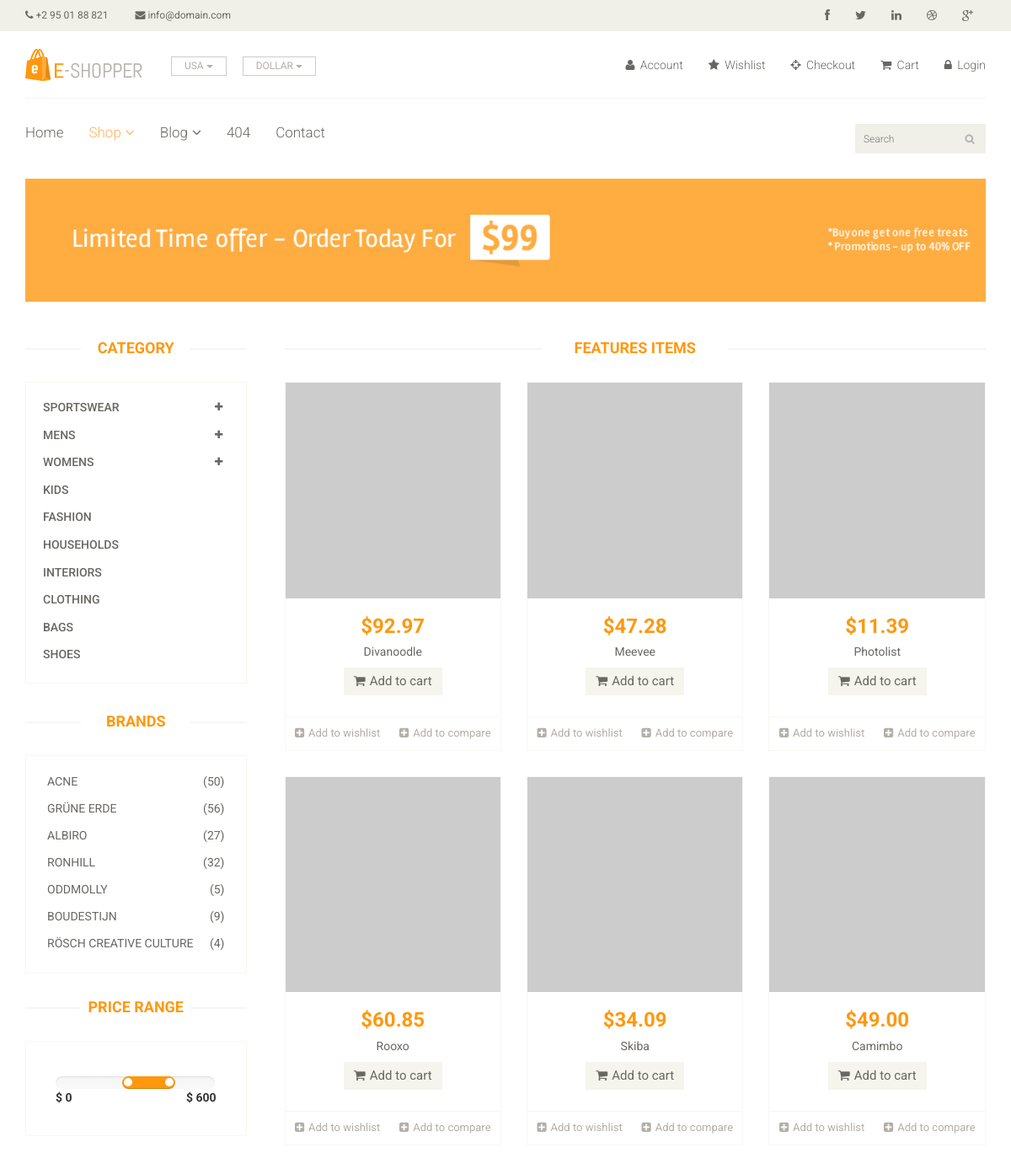
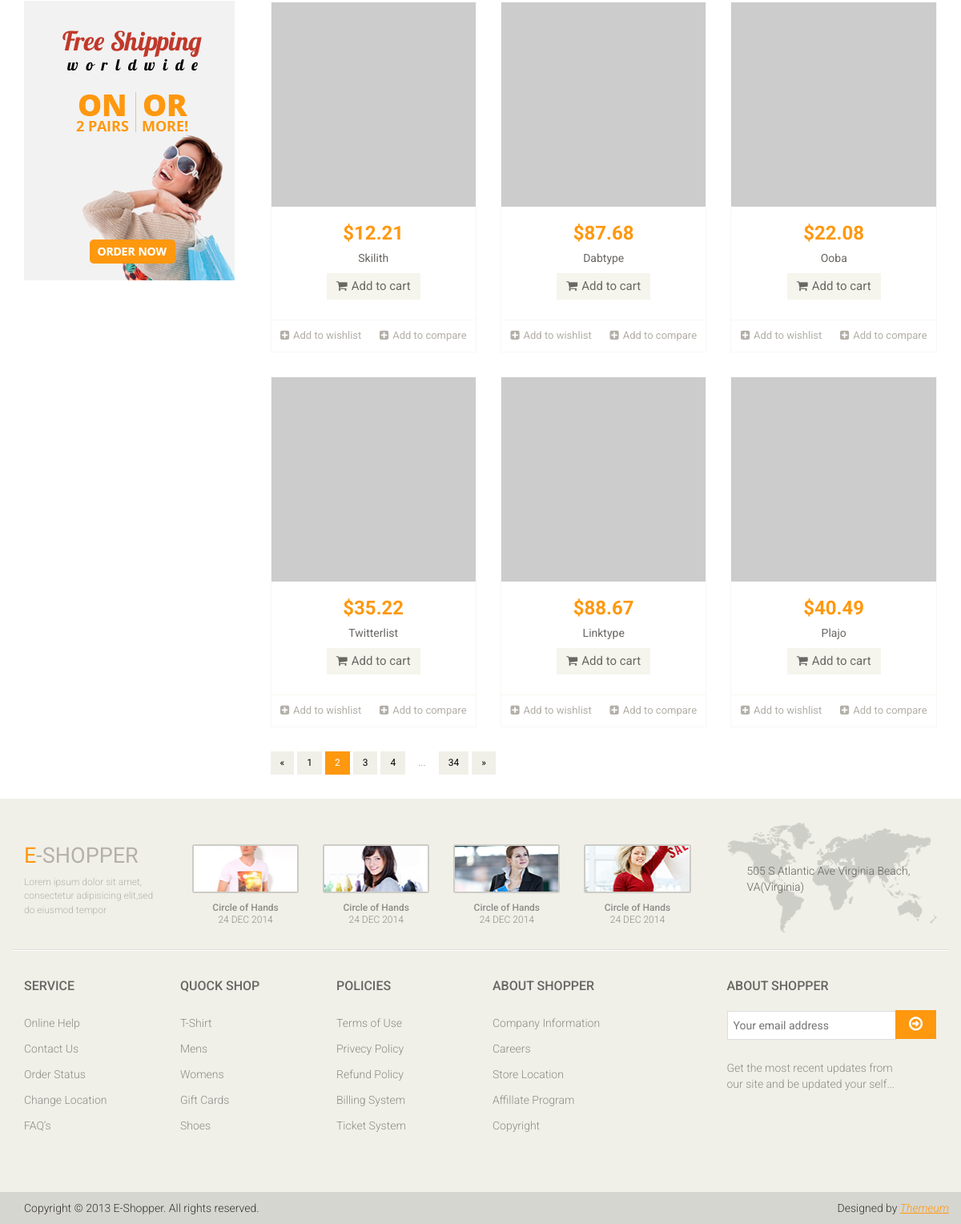
/product?page=2, run on the app's committed database (2 pictures, top to bottom).
### tables this page shows
CREATE TABLE `products` (
  `id` int(11) DEFAULT NULL,
  `product_name` varchar(50) DEFAULT NULL,
  `product_price` varchar(50) DEFAULT NULL,
  `product_description` text,
  `link_image` varchar(50) DEFAULT NULL
);

### app/view/shop.php (the view, shortened to what the rows shown need)
<?php include "header.php";
?>
    <body>
<section>
    <div class="container">
        <div class="row">
            <div class="col-sm-3">
                <div class="left-sidebar">
                    <h2>Category</h2>
                    <div class="brands_products">
                        <h2>Brands</h2>
                    </div>
                    <div class="price-range">
                        <h2>Price Range</h2>
                    </div>
                </div>
            </div>
            <div class="col-sm-9 padding-right">
                <div class="features_items">
                    <h2 class="title text-center">Features Items</h2>
                    <?php for ($i = 0; $i < count($result->data); $i++) : ?>
                        <div class="col-sm-4">
                            <div class="product-image-wrapper">
                                <div class="single-products">
                                    <div class="productinfo text-center">
                                        <img src="<?php echo $result->data[$i]['link_image']?>" alt=""/>
                                        <h2><?php echo $result->data[$i]['product_price'] ?></h2>
                                        <p style="text-overflow: ellipsis; white-space: nowrap; width: 100%; height: 16px; line-height: 1 "><?php echo $result->data[$i]['product_name'] ?></p>
                                        <a href="#" class="btn btn-default add-to-cart"><i
                                                class="fa fa-shopping-cart"></i>Add to cart</a>
                                    </div>
                                    <div class="product-overlay">
                                        <div class="overlay-content">
                                        </div>
                                    </div>
                                </div>
                                <div class="choose">
                                    <ul class="nav nav-pills nav-justified">
                                        <li><a href=""><i class="fa fa-plus-square"></i>Add to wishlist</a></li>
                                        <li><a href=""><i class="fa fa-plus-square"></i>Add to compare</a></li>
                                    </ul>
                                </div>
                            </div>
                        </div>
                    <?php endfor; ?>
                </div>
            </div>
        </div>
    </div>
</section>
<footer id="footer">
    <div class="footer-top">
        <div class="container">
            <div class="row">
                <div class="col-sm-2">
                    <div class="companyinfo">
                        <h2><span>e</span>-shopper</h2>
                    </div>
                </div>
                <div class="col-sm-7">
                    <div class="col-sm-3">
                        <div class="video-gallery text-center">
                            <h2>24 DEC 2014</h2>
                        </div>
                    </div>
                    <div class="col-sm-3">
                        <div class="video-gallery text-center">
                            <h2>24 DEC 2014</h2>
                        </div>
                    </div>
                    <div class="col-sm-3">
                        <div class="video-gallery text-center">
                            <h2>24 DEC 2014</h2>
                        </div>
                    </div>
                    <div class="col-sm-3">
                        <div class="video-gallery text-center">
                            <h2>24 DEC 2014</h2>
                        </div>
                    </div>
                </div>
            </div>
        </div>
    </div>
    <div class="footer-widget">
        <div class="container">
            <div class="row">
                <div class="col-sm-2">
                    <div class="single-widget">
                        <h2>Service</h2>
                    </div>
                </div>
                <div class="col-sm-2">
                    <div class="single-widget">
                        <h2>Quock Shop</h2>
                    </div>
                </div>
                <div class="col-sm-2">
                    <div class="single-widget">
                        <h2>Policies</h2>
                    </div>
                </div>
                <div class="col-sm-2">
                    <div class="single-widget">
                        <h2>About Shopper</h2>
                    </div>
                </div>
                <div class="col-sm-3 col-sm-offset-1">
                    <div class="single-widget">
                        <h2>About Shopper</h2>
                    </div>
                </div>
            </div>
        </div>
    </div>
</footer>
<?php include "footer.php" ?>

### data on the page
products: product_price "$92.97", product_name "Divanoodle"
products: product_price "$47.28", product_name "Meevee"
products: product_price "$11.39", product_name "Photolist"
products: product_price "$60.85", product_name "Rooxo"
products: product_price "$34.09", product_name "Skiba"
products: product_price "$49.00", product_name "Camimbo"
products: product_price "$12.21", product_name "Skilith"
products: product_price "$87.68", product_name "Dabtype"
products: product_price "$22.08", product_name "Ooba"
products: product_price "$35.22", product_name "Twitterlist"
products: product_price "$88.67", product_name "Linktype"
products: product_price "$40.49", product_name "Plajo"

### other printed values
$last "34"
